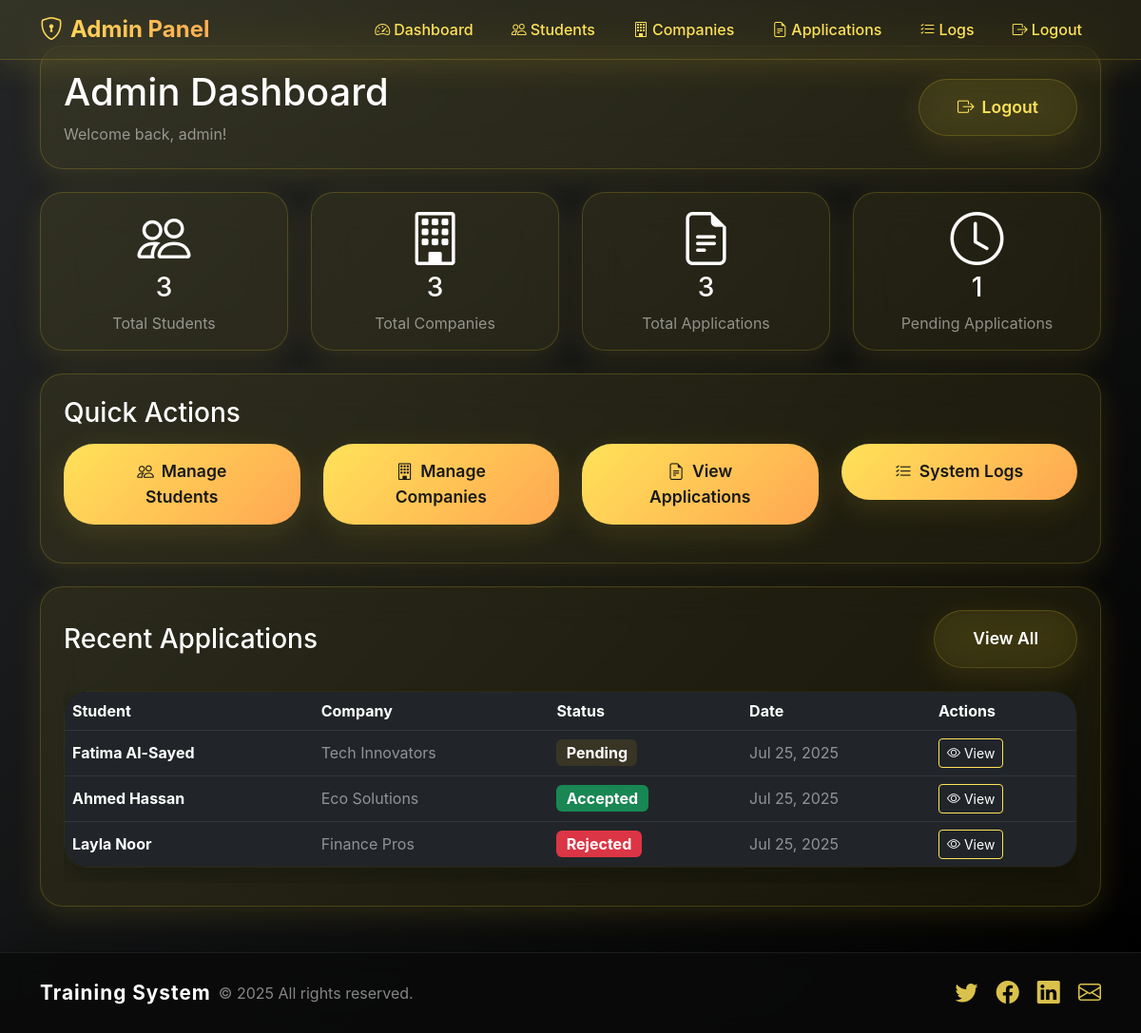
/?controller=admin&action=dashboard (signed in), run on the app's committed database.
### tables this page shows
CREATE TABLE applications (
    id INT AUTO_INCREMENT PRIMARY KEY,
    student_id INT NOT NULL,
    company_id INT NOT NULL,
    status ENUM('pending', 'accepted', 'rejected') DEFAULT 'pending',
    comment TEXT,
    created_at TIMESTAMP DEFAULT CURRENT_TIMESTAMP,
    updated_at TIMESTAMP NULL,
    FOREIGN KEY (student_id) REFERENCES students(id) ON DELETE CASCADE,
    FOREIGN KEY (company_id) REFERENCES companies(id) ON DELETE CASCADE,
    INDEX idx_student (student_id),
    INDEX idx_company (company_id)
);

CREATE TABLE students (
    id INT AUTO_INCREMENT PRIMARY KEY,
    name VARCHAR(100) NOT NULL,
    email VARCHAR(100) NOT NULL UNIQUE,
    username VARCHAR(50) NOT NULL UNIQUE,
    password VARCHAR(255) NOT NULL,
    major VARCHAR(100) NOT NULL,
    city VARCHAR(100) NOT NULL,
    cv VARCHAR(255),
    linkedin VARCHAR(255),
    created_at TIMESTAMP DEFAULT CURRENT_TIMESTAMP
);

CREATE TABLE companies (
    id INT AUTO_INCREMENT PRIMARY KEY,
    name VARCHAR(100) NOT NULL,
    email VARCHAR(100) NOT NULL UNIQUE,
    username VARCHAR(50) NOT NULL UNIQUE,
    password VARCHAR(255) NOT NULL,
    field VARCHAR(100) NOT NULL,
    city VARCHAR(100) NOT NULL,
    description TEXT,
    website VARCHAR(255),
    logo VARCHAR(255),
    created_at TIMESTAMP DEFAULT CURRENT_TIMESTAMP
);

### app/controllers/AdminController.php (called while the page is built, shortened)
<?php
require_once __DIR__ . '/../models/Admin.php';
class AdminController {
    public function dashboard() {
        require __DIR__ . '/../views/admin/dashboard.php';
    }
}

### app/models/Admin.php (called while the page is built, shortened)
<?php
class Admin {
    private $pdo;
    public function __construct($pdo) {
        $this->pdo = $pdo;
    }
    public function getAllStudents() {
        $sql = "SELECT * FROM students";
        return $this->pdo->query($sql)->fetchAll();
    }
    public function getAllCompanies() {
        $sql = "SELECT * FROM companies";
        return $this->pdo->query($sql)->fetchAll();
    }
    public function getAllApplications() {
        $sql = "SELECT a.*, s.name AS student_name, c.name AS company_name FROM applications a JOIN students s ON a.student_id = s.id JOIN companies c ON a.company_id = c.id";
        return $this->pdo->query($sql)->fetchAll();
    }
}

### app/views/admin/dashboard.php (the view, shortened to what this page needs)
<?php include __DIR__ . '/../layout/header.php'; ?>
<?php
$adminModel = new Admin($GLOBALS['pdo']);
$students = $adminModel->getAllStudents();
$companies = $adminModel->getAllCompanies();
$applications = $adminModel->getAllApplications();
?>
<div class="container py-5">
    <div class="glass-card p-4 mb-4">
        <div class="row align-items-center">
            <div class="col-md-8">
                <h1 class="gradient-text-yellow mb-2">Admin Dashboard</h1>
                <p class="text-white-50 mb-0">Welcome back, <?= htmlspecialchars($_SESSION['admin_username']) ?>!</p>
            </div>
            <div class="col-md-4 text-end">
                <a href="?controller=admin&action=logout" class="btn btn-glass btn-outline-danger">
                    <i class="bi bi-box-arrow-right me-2"></i>Logout
                </a>
            </div>
        </div>
    </div>
    <div class="row mb-4">
        <div class="col-md-3">
            <div class="glass-card p-3 text-center">
                <i class="bi bi-people display-4 text-warning mb-2"></i>
                <h3 class="gradient-text-yellow"><?= count($students) ?></h3>
                <p class="text-white-50 mb-0">Total Students</p>
            </div>
        </div>
        <div class="col-md-3">
            <div class="glass-card p-3 text-center">
                <i class="bi bi-building display-4 text-warning mb-2"></i>
                <h3 class="gradient-text-yellow"><?= count($companies) ?></h3>
                <p class="text-white-50 mb-0">Total Companies</p>
            </div>
        </div>
        <div class="col-md-3">
            <div class="glass-card p-3 text-center">
                <i class="bi bi-file-earmark-text display-4 text-warning mb-2"></i>
                <h3 class="gradient-text-yellow"><?= count($applications) ?></h3>
                <p class="text-white-50 mb-0">Total Applications</p>
            </div>
        </div>
        <div class="col-md-3">
            <div class="glass-card p-3 text-center">
                <i class="bi bi-clock display-4 text-warning mb-2"></i>
                <h3 class="gradient-text-yellow">
                    <?= count(array_filter($applications, fn($app) => $app['status'] === 'pending')) ?>
                </h3>
                <p class="text-white-50 mb-0">Pending Applications</p>
            </div>
        </div>
    </div>
    <div class="row mb-4">
        <div class="col-12">
            <div class="glass-card p-4">
                <h3 class="gradient-text-yellow mb-3">Quick Actions</h3>
                <div class="row">
                    <div class="col-md-3 mb-3">
                        <a href="?controller=admin&action=students" class="btn btn-glass btn-primary-glass w-100">
                            <i class="bi bi-people me-2"></i>Manage Students
                        </a>
                    </div>
                    <div class="col-md-3 mb-3">
                        <a href="?controller=admin&action=companies" class="btn btn-glass btn-primary-glass w-100">
                            <i class="bi bi-building me-2"></i>Manage Companies
                        </a>
                    </div>
                    <div class="col-md-3 mb-3">
                        <a href="?controller=admin&action=applications" class="btn btn-glass btn-primary-glass w-100">
                            <i class="bi bi-file-earmark-text me-2"></i>View Applications
                        </a>
                    </div>
                    <div class="col-md-3 mb-3">
                        <a href="?controller=admin&action=logs" class="btn btn-glass btn-primary-glass w-100">
                            <i class="bi bi-list-check me-2"></i>System Logs
                        </a>
                    </div>
                </div>
            </div>
        </div>
    </div>
    <div class="row">
        <div class="col-12">
            <div class="glass-card p-4">
                <div class="d-flex justify-content-between align-items-center mb-4">
                    <h3 class="gradient-text-yellow mb-0">Recent Applications</h3>
                    <a href="?controller=admin&action=applications" class="btn btn-glass btn-outline-warning">
                        View All
                    </a>
                </div>
                <?php if (empty($applications)): ?>
                    <div class="text-center py-4">
                        <i class="bi bi-inbox display-1 text-white-50 mb-3"></i>
                        <h4 class="text-white-50">No Applications Yet</h4>
                    </div>
                <?php else: ?>
                    <div class="table-responsive">
                        <table class="table table-dark align-middle glass-card animate__animated animate__fadeIn"
                            style="background: rgba(0,0,0,0.85); border-radius: 1.5rem; box-shadow: 0 8px 32px rgba(0,0,0,0.25); overflow: hidden; border: 1px solid rgba(255,255,255,0.08); backdrop-filter: blur(20px); color: #fff;">
                            <thead style="background: rgba(0,0,0,0.95);">
                                <tr>
                                    <th class="text-white">Student</th>
                                    <th class="text-white">Company</th>
                                    <th class="text-white">Status</th>
                                    <th class="text-white">Date</th>
                                    <th class="text-white">Actions</th>
                                </tr>
                            </thead>
                            <tbody>
                                <?php
                                $recent_applications = array_slice($applications, 0, 5);
                                foreach ($recent_applications as $app):
                                ?>
                                    <tr style="background: rgba(0,0,0,0.55); border-radius: 1rem; color: #fff; transition: background 0.2s;">
                                        <td class="text-white align-middle">
                                            <strong class="text-warning"><?= htmlspecialchars($app['student_name']) ?></strong>
                                        </td>
                                        <td class="text-white-50 align-middle">
                                            <?= htmlspecialchars($app['company_name']) ?>
                                        </td>
                                        <td class="align-middle">
                                            <?php
                                            $statusClass = match($app['status']) {
                                                'accepted' => 'success',
                                                'rejected' => 'danger',
                                                default => 'warning'
                                            };
                                            $statusText = ucfirst($app['status']);
                                            ?>
                                            <span class="badge bg-<?= $statusClass ?> text-white fw-bold" style="font-size:1rem;"> <?= $statusText ?> </span>
                                        </td>
                                        <td class="text-white-50 align-middle">
                                            <?= date('M d, Y', strtotime($app['created_at'])) ?>
                                        </td>
                                        <td class="align-middle">
                                            <a href="?controller=application&action=detail&id=<?= $app['id'] ?>"
                                               class="btn btn-sm btn-outline-warning text-white" style="border-color: #ffe259; color: #ffe259;">
                                                <i class="bi bi-eye me-1"></i>View
                                            </a>
                                        </td>
                                    </tr>
                                <?php endforeach; ?>
                            </tbody>
                        </table>
                    </div>
                <?php endif; ?>
            </div>
        </div>
    </div>
</div>
<?php include __DIR__ . '/../layout/footer.php'; ?>

### data on the page
applications: student.name "Fatima Al-Sayed", company.name "Tech Innovators", status "Pending", created_at "Jul 25, 2025"
applications: student.name "Ahmed Hassan", company.name "Eco Solutions", status "Accepted", created_at "Jul 25, 2025"
applications: student.name "Layla Noor", company.name "Finance Pros", status "Rejected", created_at "Jul 25, 2025"

### other printed values
$_SESSION['admin_username'] "admin"
count($students) "3"
count($companies) "3"
count($applications) "3"
